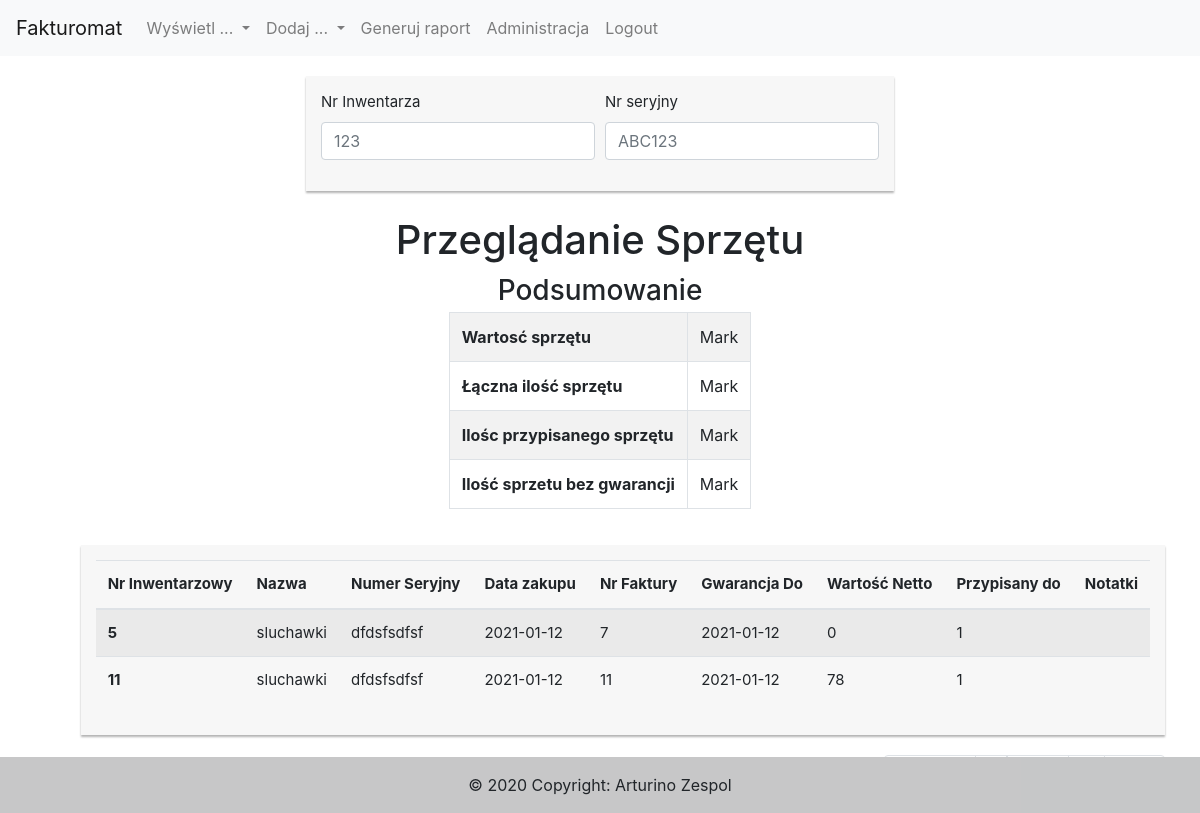
/index.php?action=equipment-show, run on the app's committed database.
### tables this page shows
CREATE TABLE `equipment` (
  `inventoryNumber` int(11) NOT NULL,
  `name` varchar(255) NOT NULL,
  `serialNumber` varchar(128) NOT NULL,
  `purchaseDate` date NOT NULL,
  `warrantyTo` date NOT NULL,
  `amountNet` double NOT NULL,
  `notes` text NOT NULL,
  `assignedFor` int(11) NOT NULL,
  `invoiceId` int(11) NOT NULL
);

### models/repositories/EquipmentRepository.php (called while the page is built, shortened)
<?php
class EquipmentRepository
{
    public function getAll( $limit = 0, $order="purchaseDate") {
        global $config;
        $pdo = new PDO($config['dsn'], $config['login'], $config['password']);
        $query = "SELECT `inventoryNumber`, `name`, `serialNumber`,`purchaseDate`,`warrantyTo`, `amountNet`, `notes`, `assignedFor`, `invoiceId`
                FROM `equipment` as `e`
                ORDER BY $order DESC".($limit != 0 ? " LIMIT $limit" : "");
        $sth = $pdo->prepare($query);
        $sth->execute();
        $result = $sth->fetchAll(PDO::FETCH_CLASS, "Equipment");
        return $result;
    }
}

### models/Equipment.php (called while the page is built, shortened)
<?php
class Equipment implements JsonSerializable
{
    private $inventoryNumber;
    private $name;
    private $serialNumber;
    private $purchaseDate;
    private $warrantyTo;
    private $amountNet;
    private $assignedFor;
    private $invoiceId;
    public function getAssignedFor()
    {
        return $this->assignedFor;
    }
    public function getInvoiceId()
    {
        return $this->invoiceId;
    }
    public function getInventoryNumber()
    {
        return $this->inventoryNumber;
    }
    public function getName()
    {
        return $this->name;
    }
    public function getSerialNumber()
    {
        return $this->serialNumber;
    }
    public function getPurchaseDate()
    {
        return $this->purchaseDate;
    }
    public function getWarrantyTo()
    {
        return $this->warrantyTo;
    }
    public function getAmountNet()
    {
        return $this->amountNet;
    }
}

### views/equipment/EquipmentIndexView.php (the view, shortened to what this page needs)
<?php
class equipmentIndexView
{
    public static function render( $recordsMainTable, $numberOfRecordsInDB, $reportData = [])
    {
        $id = "equipmentIndex";
        ?>
        <?= Layout::header() ?>
            <div class="row">
                <div class="col"></div>
                <div class="col-md col-md-auto">
                    <div id="<?= $id ?>SearchBox" class="my-search-box">
                        <form id="<?= $id ?>SearchForm_">
                            <div class="form-row">
                                <div class="form-group col-lg-6 col-md-12">
                                    <label for="SearchForm_inventoryNumber">Nr Inwentarza</label>
                                    <input id="SearchForm_inventoryNumber" maxlength="30" type="text" class="form-control" pattern="^[\d]*$" placeholder="123" onfocusout="filterDataInInvoiceSaleIndexTable();">
                                </div>
                                <div class="form-group col-lg-6  col-md-6">
                                    <label for="SearchForm_serialNumber">Nr seryjny</label>
                                    <input id="SearchForm_serialNumber" maxlength="15" type="text" class="form-control" pattern="^[\d\w]*$" placeholder="ABC123" onfocusout="filterDataInInvoiceSaleIndexTable();">
                                </div>
                            </div>
                        </form>
                    </div>
                </div>
                <div class="col"></div>
            </div>
            <div class="row">
                <div class="col"></div>
                <div class="col-md col-md-auto">
                    <h1 class="title">Przeglądanie Sprzętu</h1>
                </div>
                <div class="col"></div>
                <div class="col"></div>
                <div class="col-md col-md-auto">
                    <h3 class="title">Podsumowanie</h3>
                    <table class="table table-striped table-bordered">
                        <tbody>
                        <tr>
                            <th scope="row">Wartosć sprzętu</th>
                            <td>Mark</td>
                        </tr>
                        <tr>
                            <th scope="row">Łączna ilość sprzętu</th>
                            <td>Mark</td>
                        </tr>
                        <tr>
                            <th scope="row">Ilośc przypisanego sprzętu</th>
                            <td>Mark</td>
                        </tr>
                        <tr>
                            <th scope="row">Ilość sprzetu bez gwarancji</th>
                            <td>Mark</td>
                        </tr>
                        </tbody>
                    </table>
                </div>
                <div class="col"></div>
            </div>
            <div class="row">
                <div class="col"></div>
                <div class="col-md col-md-auto">
                    <div id="invoice-sale-index" class="my-form-box">
                        <table id="<?= $id ?>Table" class="table table-striped">
                            <thead>
                            <tr>
                                <th scope="col">Nr Inwentarzowy</th>
                                <th scope="col">Nazwa</th>
                                <th scope="col">Numer Seryjny</th>
                                <th scope="col" class="showDataIndexTableWider">Data zakupu</th>
                                <th scope="col" class="showDataIndexTableWider">Nr Faktury</th>
                                <th scope="col" class="showDataIndexTableWider">Gwarancja Do</th>
                                <th scope="col" class="showDataIndexTableWider">Wartość Netto</th>
                                <th scope="col" class="showDataIndexTableWider">Przypisany do</th>
                                <th scope="col" class="showDataIndexTableWider">Notatki</th>
                            </tr>
                            </thead>
                            <tbody>
                                <?php
                                    foreach ($recordsMainTable as $val) {
                                        echo '<tr>';
                                        echo '<th scope="row">'.$val->getInventoryNumber().'</th>';
                                        echo '<td class="">'.$val->getName().'</td>';
                                        echo '<td class="">'.$val->getSerialNumber().'</td>';
                                        echo '<td class="showDataIndexTableWider">'.$val->getPurchaseDate().'</td>';
                                        echo '<td class="showDataIndexTableWider">'.$val->getInvoiceId().'</td>';
                                        echo '<td class="showDataIndexTableWider">'.$val->getWarrantyTo().'</td>';
                                        echo '<td class="showDataIndexTableWider">'.$val->getAmountNet().'</td>';
                                        echo '<td class="showDataIndexTableWider">'.$val->getAssignedFor().'</td>';
                                        echo '<td class="showDataIndexTableWider"><a href="#" class="notate-tablefield" data-toggle="modal" data-target="#'.$id.'Modal" onclick=\'changeDataInModal('
                                            .json_encode($val)
                                            .');\'>'.$val->getNotes().'</a></td>';
                                        echo '</tr>';
                                    }
                                ?>
                            </tbody>
                        </table>
                    </div>
                    <nav id="Nav" class="my-navs" aria-label="...">
                        <ul class="pagination justify-content-end">
                            <li id="NavPrev" class="page-item disabled">
                                <button  class="page-link" onclick="changePageInInvoiceSaleIndexTable('prev');" aria-disabled="true">Previous</button>
                            </li>
                            <li id="NavFirst" class="page-item disabled">
                                <button  class="page-link" onclick="changePageInInvoiceSaleIndexTable('1');" aria-disabled="true" >1</button>
                            </li>
                            <li class="page-item" aria-current="page">
                                <a id="NavPageSelector" class="page-link" href="#">
                                </a>
                            </li>
                            <li id="NavLast" class="page-item">
                                <button  class="page-link" onclick="changePageInInvoiceSaleIndexTable('0');"><?= $numberOfRecordsInDB ?></button>
                            </li>
                            <li id="NavNext" class="page-item">
                                <button  class="page-link" onclick="changePageInInvoiceSaleIndexTable('next');">Next</button>
                            </li>
                        </ul>
                    </nav>
                </div>
            </div>
        <?= Layout::footer() ?>
        <?php
        $html = ob_get_clean();
        return $html;
    }
}
?>

### styles.css (style rules this page uses)
.my-form-box { background: #f7f7f7; font-size: 15px; margin: 20px; box-shadow: 0px 2px 2px rgba(0, 0, 0, 0.3); padding: 15px; }
.title { text-align: center; margin: 5px; }
.my-search-box { background: #f7f7f7; font-size: 15px; margin: 20px; box-shadow: 0px 2px 2px rgba(0, 0, 0, 0.3); padding: 15px; max-width: 600px; }
th.showDataIndexTableWider,td.showDataIndexTableWider { display: none; }
@media (min-width: 992px) { th.showDataIndexTableWider,td.showDataIndexTableWider { display: table-cell; } }
.my-navs { margin: 20px; }
#NavPageSelector { margin: 0px; padding: 5px; }

### data on the page
equipment: inventoryNumber "5", name "sluchawki", serialNumber "dfdsfsdfsf", purchaseDate "2021-01-12", invoiceId "7", warrantyTo "2021-01-12", amountNet "0", assignedFor "1"
equipment: inventoryNumber "11", name "sluchawki", serialNumber "dfdsfsdfsf", purchaseDate "2021-01-12", invoiceId "11", warrantyTo "2021-01-12", amountNet "78", assignedFor "1"
